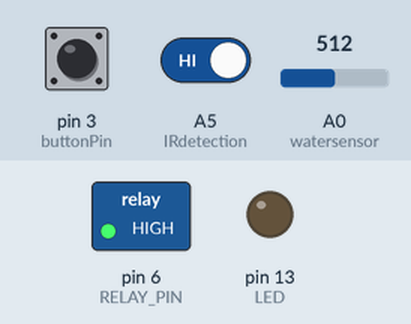
Bench run of a sketch on a simulated Arduino Uno, built with avr-gcc and run on an emulated ATmega328P. Shown: switched loads named in the sketch (green lamp = pin HIGH), output pins drawn as LEDs (lit = HIGH). Dashed ring = blinking. The inputs (shaded band) are chosen by the test bench; at power-on: pin 3 (buttonPin) HIGH, A5 (IRdetection) HIGH, A0 (watersensor) = 512. What the sketch prints to the serial monitor is not drawn.

Above: at 1.2 s.
1.3 s: pin 3 (buttonPin) pulled LOW for 0.15 s
At 1.37 s:
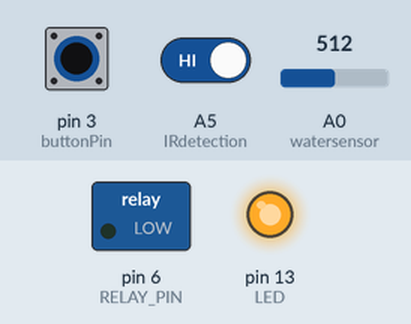
3.1 s: pin 3 (buttonPin) pulled LOW for 3.2 s
At 3.32 s:
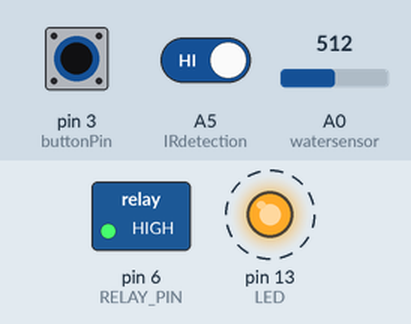
7.8 s: pin 3 (buttonPin) driven LOW and A5 (IRdetection) driven LOW
At 8.02 s:
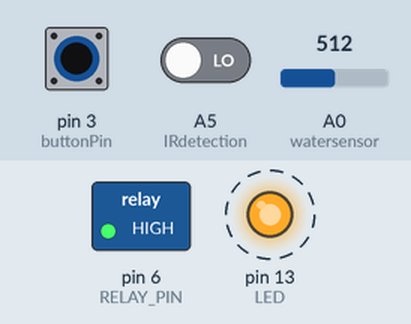
10.8 s: A0 (watersensor) set to 440
13.8 s: pin 3 (buttonPin) driven HIGH
At 14.7 s:
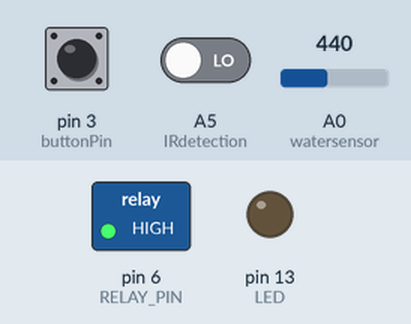
15.3 s: pin 3 (buttonPin) driven LOW
At 18.1 s:
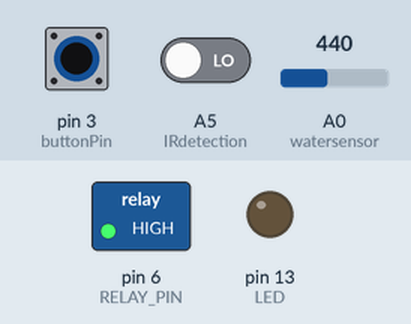
Timing chart, 0 to 19.3 s (numbered marks = the images above; inputs shaded):
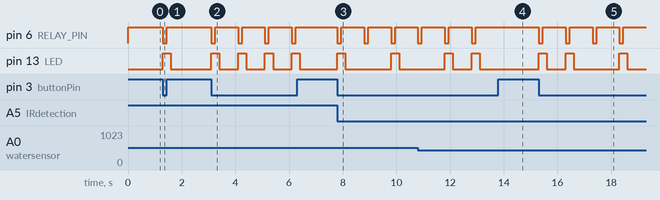

Measured:
- after the input at 1.3 s, pin 6 (RELAY_PIN): HIGH → LOW at once, → HIGH 0.15 s later; pin 13 (LED): LOW → HIGH at once, → LOW 0.30 s later
- after the input at 3.1 s, pin 6 (RELAY_PIN): alternates HIGH for 0.85 s and LOW for 0.15 s, starting at once; pin 13 (LED): alternates HIGH for 0.30 s and LOW for 0.70 s, 8 changes in all, then stays LOW, starting at once
- after the input at 7.8 s, pin 6 (RELAY_PIN): alternates HIGH for 0.85 s and LOW for 0.15 s, starting at once; pin 13 (LED): alternates HIGH for 0.30 s and LOW for 1.7 s, starting at once
- after the input at 13.8 s, pin 6 (RELAY_PIN): stops changing and stays HIGH; pin 13 (LED): stays LOW (without the input it goes to HIGH after 1.0 s)
- after the input at 15.3 s, pin 6 (RELAY_PIN): alternates HIGH for 0.85 s and LOW for 0.15 s, starting at once; pin 13 (LED): goes HIGH 0.30 s, LOW 0.70 s, HIGH 0.30 s, LOW 1.7 s, HIGH 0.30 s, then LOW, starting at once

The sketch:

sanitizer_hardware.ino
```cpp
//Watersensor
const int watersensor = A0;
int WaterLevel = 0;
int sensorValue;

//IR detection
const int IRdetection = A5;
int IRvalue = HIGH;
unsigned long timer; // (store the timer count, only postive numbers)
int interval = 10000;
int lastIRvalue;
int count10 =0; // set count

//ButtonISR
const int buttonPin = 3; //setting of button pin
int flag = 0; //setting initial condition
int flag_Status = 0;
int ButtonState = 0;


//Relay
const int RELAY_PIN = 6;
int PumpDelay = 150; //User can change this value to determine the volume to dispend.

//LED
const int LED = 13;

//Dispender counter
int DispCount = 0;

void setup()
{
  pinMode(buttonPin, INPUT); //default LOW, but must connect it to 5V, Button Pin to Ground
  pinMode(RELAY_PIN, OUTPUT);
  digitalWrite(RELAY_PIN, HIGH);  // turn off pump 5 seconds
  pinMode (LED, OUTPUT); // Led pin OUTPUT
  pinMode(buttonPin, INPUT_PULLUP);
  attachInterrupt(digitalPinToInterrupt(buttonPin), ButtonISR, RISING); //interrupt when countup button pressed  (to trigger the interrupt whenever the pin is low,)
  Serial.begin(9600);
  initial();
}

void loop()
{
  unsigned long currentMillis = millis();
  sensorValue = analogRead(watersensor);
  IRvalue = digitalRead(IRdetection);
  ButtonState = digitalRead(buttonPin);

  if (IRvalue == 0)  //If sense until hand , detected
    count10++; //count up
  else
    count10 = 0;  //nobody activate the count is 0
  if (count10 == interval )    //If meet the interval, carry out this function
  {
    flag_Status = 1; //(status switched to high)
    Serial.println("IR_detect");
    digitalWrite(LED, HIGH); // LED LOW
    IRdetect(); //(call IRdetect function)
    count10 = 0;
  }
  else
    flag_Status = 0;
  if (flag == 1)
  {
    Pump(PumpDelay); //(call IRdetect function)
    flag = 0; //(switches flag state back to low)
  }
  if (flag == 0 && flag_Status == 0) // (for resetting device back to receive new input again??)
  {
    attachInterrupt(digitalPinToInterrupt(buttonPin), ButtonISR, LOW); // (defines when to trigger the interrupt whenever the pin is low)
    digitalWrite(LED, LOW); // LED LOW
  }
}


void initial()
{
  //Serial.print("Welcome\n");
  digitalWrite(LED, LOW);
  //waterLevel();
}


void Pump(int pumpdlay)
{
  detachInterrupt(digitalPinToInterrupt(buttonPin)); // (turn off given interrupt)
  digitalWrite(RELAY_PIN, LOW); // turn on pump
  delay(pumpdlay);
  digitalWrite(RELAY_PIN, HIGH);  // turn off pump
  DispCount++;
  Serial.println("DispC");
  delay(pumpdlay);
  waterLevel();
  flag_Status = 0;
  flag = 0;
  detachInterrupt(digitalPinToInterrupt(buttonPin));
}


void IRdetect()
{
  Serial.println("Dispensing");
  Pump(PumpDelay);  //(call pump function to pump water)
}


void ButtonISR()
{
  static unsigned long last_interrupt_time = 0;  // (create variables that are visible to only one function)
  if ((millis() - last_interrupt_time > 1000) && (flag_Status == 0) && (flag == 0))
  {
    Serial.println("Dispensing");
    Serial.println ("Button pressed");
    digitalWrite(LED, HIGH); // LED LOW
    flag = 1;
    last_interrupt_time = millis();
  }
}


void waterLevel()
{
  if (sensorValue >= 675)
  {
    Serial.println(sensorValue);
    Serial.println("Water Level: Full");
  }
  else if (sensorValue < 675 && sensorValue >= 450)
  {
    Serial.println(sensorValue);
    Serial.println("Water Level: Medium");
  }
  else if (sensorValue < 450 )
  {
    Serial.println(sensorValue);
    Serial.println("Water Level: Empty. Please refill.");
  }
}
```
